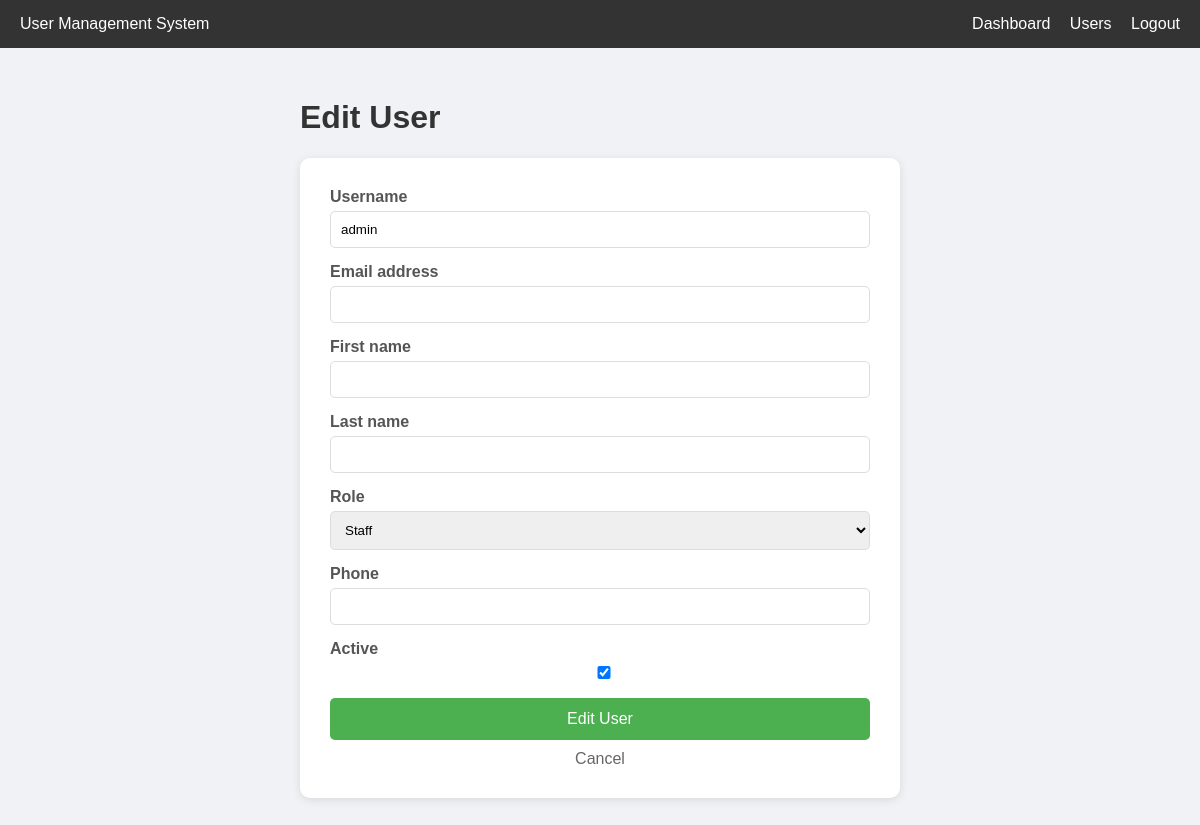
Page /users/1/edit/ (signed in) on the committed database.
### accounts/models.py (models this page shows, shortened)
class CustomUser(AbstractUser):
    ROLE_CHOICES = [
        ('admin', 'Admin'),
        ('manager', 'Manager'),
        ('staff', 'Staff'),
    ]
    role = models.CharField(max_length=20, choices=ROLE_CHOICES, default='staff')
    phone = models.CharField(max_length=15, blank=True)
    avatar = models.ImageField(upload_to='avatars/', blank=True, null=True)

### accounts/views.py (the view)
# urls.py: path('users/<int:pk>/edit/', views.user_update, name='user_update'),
@login_required
def user_update(request, pk):
    user = get_object_or_404(CustomUser, pk=pk)
    if request.method == 'POST':
        form = UpdateForm(request.POST, request.FILES, instance=user)
        if form.is_valid():
            form.save()
            messages.success(request, 'User updated successfully!')
            return redirect('user_list')
    else:
        form = UpdateForm(instance=user)
    return render(request, 'accounts/user_form.html', {
        'form': form,
        'title': 'Edit User'
    })

### accounts/forms.py
class UpdateForm(UserChangeForm):
    password = None
    class Meta:
        model = CustomUser
        fields = ['username', 'email', 'first_name',
                  'last_name', 'role', 'phone', 'is_active']

### accounts/templates/accounts/user_form.html (shortened to what this page needs)
<!DOCTYPE html>
<html>
<head>
</head>
<body>
<div class="navbar">
    <span>User Management System</span>
    <div>
        <a href="{% url 'dashboard' %}">Dashboard</a>
        <a href="{% url 'user_list' %}">Users</a>
        <a href="{% url 'user_logout' %}">Logout</a>
    </div>
</div>
<div class="container">
    <h1>{{ title }}</h1>
    <div class="form-box">
        <form method="POST" enctype="multipart/form-data">
            {% for field in form %}
            <div class="form-group">
                <label>{{ field.label }}</label>
                {{ field }}
            </div>
            {% endfor %}
            <button type="submit" class="btn-submit">{{ title }}</button>
            <a href="{% url 'user_list' %}" class="btn-cancel">Cancel</a>
        </form>
    </div>
</div>
</body>
</html>

### accounts/templates/accounts/user_form.html (style rules this page uses)
body { font-family: Arial; background: #f0f2f5; margin: 0; }
.navbar { background: #333; color: white; padding: 15px 20px; display: flex; justify-content: space-between; align-items: center; }
.navbar a { color: white; text-decoration: none; margin-left: 15px; }
.container { padding: 30px; max-width: 600px; margin: 0 auto; }
h1 { color: #333; }
.form-box { background: white; padding: 30px; border-radius: 10px; box-shadow: 0 2px 10px rgba(0,0,0,0.1); }
.form-group { margin-bottom: 15px; }
label { display: block; margin-bottom: 5px; color: #555; font-weight: bold; }
input, select { width: 100%; padding: 10px; border: 1px solid #ddd; border-radius: 5px; box-sizing: border-box; }
.btn-submit { width: 100%; padding: 12px; background: #4CAF50; color: white; border: none; border-radius: 5px; cursor: pointer; font-size: 16px; }
.btn-cancel { display: block; text-align: center; margin-top: 10px; color: #666; text-decoration: none; }

### rows in the picture
CustomUser: form "admin" "Staff" "☑"

### other values in the picture
{{ title }} "Edit User"
{{ field.label }} "Username" "Email address" "First name" "Last name" "Role" "Phone" "Active"
